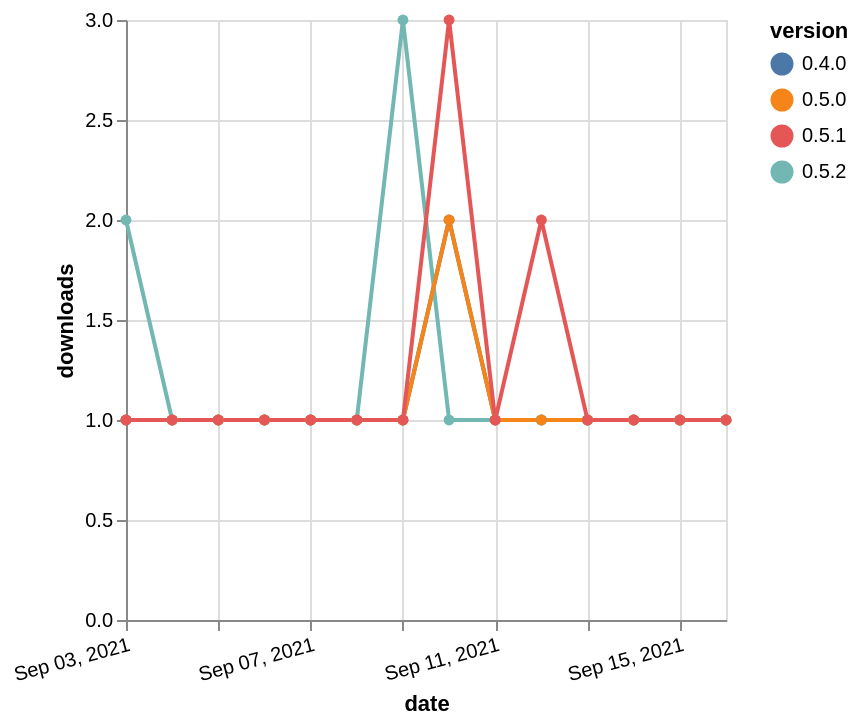

Write a Vega-Lite specification for this figure.
### Vega-Lite specification from a JSON file in a GitHub repository (floating-point values rounded to 4 significant figures)
{"$schema": "https://vega.github.io/schema/vega-lite/v5.json", "description": "A simple bar chart with embedded data.", "data": {"values": [{"date": "2021-09-03", "total": 164, "delta": 1, "version": "0.4.0"}, {"date": "2021-09-04", "total": 165, "delta": 1, "version": "0.4.0"}, {"date": "2021-09-05", "total": 166, "delta": 1, "version": "0.4.0"}, {"date": "2021-09-06", "total": 167, "delta": 1, "version": "0.4.0"}, {"date": "2021-09-07", "total": 168, "delta": 1, "version": "0.4.0"}, {"date": "2021-09-08", "total": 169, "delta": 1, "version": "0.4.0"}, {"date": "2021-09-09", "total": 170, "delta": 1, "version": "0.4.0"}, {"date": "2021-09-10", "total": 172, "delta": 2, "version": "0.4.0"}, {"date": "2021-09-11", "total": 173, "delta": 1, "version": "0.4.0"}, {"date": "2021-09-12", "total": 174, "delta": 1, "version": "0.4.0"}, {"date": "2021-09-13", "total": 175, "delta": 1, "version": "0.4.0"}, {"date": "2021-09-14", "total": 176, "delta": 1, "version": "0.4.0"}, {"date": "2021-09-15", "total": 177, "delta": 1, "version": "0.4.0"}, {"date": "2021-09-16", "total": 178, "delta": 1, "version": "0.4.0"}, {"date": "2021-09-03", "total": 120, "delta": 2, "version": "0.5.2"}, {"date": "2021-09-04", "total": 121, "delta": 1, "version": "0.5.2"}, {"date": "2021-09-05", "total": 122, "delta": 1, "version": "0.5.2"}, {"date": "2021-09-06", "total": 123, "delta": 1, "version": "0.5.2"}, {"date": "2021-09-07", "total": 124, "delta": 1, "version": "0.5.2"}, {"date": "2021-09-08", "total": 125, "delta": 1, "version": "0.5.2"}, {"date": "2021-09-09", "total": 128, "delta": 3, "version": "0.5.2"}, {"date": "2021-09-10", "total": 129, "delta": 1, "version": "0.5.2"}, {"date": "2021-09-11", "total": 130, "delta": 1, "version": "0.5.2"}, {"date": "2021-09-12", "total": 131, "delta": 1, "version": "0.5.2"}, {"date": "2021-09-13", "total": 132, "delta": 1, "version": "0.5.2"}, {"date": "2021-09-14", "total": 133, "delta": 1, "version": "0.5.2"}, {"date": "2021-09-15", "total": 134, "delta": 1, "version": "0.5.2"}, {"date": "2021-09-16", "total": 135, "delta": 1, "version": "0.5.2"}, {"date": "2021-09-03", "total": 173, "delta": 1, "version": "0.5.0"}, {"date": "2021-09-04", "total": 174, "delta": 1, "version": "0.5.0"}, {"date": "2021-09-05", "total": 175, "delta": 1, "version": "0.5.0"}, {"date": "2021-09-06", "total": 176, "delta": 1, "version": "0.5.0"}, {"date": "2021-09-07", "total": 177, "delta": 1, "version": "0.5.0"}, {"date": "2021-09-08", "total": 178, "delta": 1, "version": "0.5.0"}, {"date": "2021-09-09", "total": 179, "delta": 1, "version": "0.5.0"}, {"date": "2021-09-10", "total": 181, "delta": 2, "version": "0.5.0"}, {"date": "2021-09-11", "total": 182, "delta": 1, "version": "0.5.0"}, {"date": "2021-09-12", "total": 183, "delta": 1, "version": "0.5.0"}, {"date": "2021-09-13", "total": 184, "delta": 1, "version": "0.5.0"}, {"date": "2021-09-14", "total": 185, "delta": 1, "version": "0.5.0"}, {"date": "2021-09-15", "total": 186, "delta": 1, "version": "0.5.0"}, {"date": "2021-09-16", "total": 187, "delta": 1, "version": "0.5.0"}, {"date": "2021-09-03", "total": 256, "delta": 1, "version": "0.5.1"}, {"date": "2021-09-04", "total": 257, "delta": 1, "version": "0.5.1"}, {"date": "2021-09-05", "total": 258, "delta": 1, "version": "0.5.1"}, {"date": "2021-09-06", "total": 259, "delta": 1, "version": "0.5.1"}, {"date": "2021-09-07", "total": 260, "delta": 1, "version": "0.5.1"}, {"date": "2021-09-08", "total": 261, "delta": 1, "version": "0.5.1"}, {"date": "2021-09-09", "total": 262, "delta": 1, "version": "0.5.1"}, {"date": "2021-09-10", "total": 265, "delta": 3, "version": "0.5.1"}, {"date": "2021-09-11", "total": 266, "delta": 1, "version": "0.5.1"}, {"date": "2021-09-12", "total": 268, "delta": 2, "version": "0.5.1"}, {"date": "2021-09-13", "total": 269, "delta": 1, "version": "0.5.1"}, {"date": "2021-09-14", "total": 270, "delta": 1, "version": "0.5.1"}, {"date": "2021-09-15", "total": 271, "delta": 1, "version": "0.5.1"}, {"date": "2021-09-16", "total": 272, "delta": 1, "version": "0.5.1"}]}, "width": "container", "mark": {"type": "line", "point": {"filled": true}}, "encoding": {"x": {"field": "date", "type": "temporal", "timeUnit": "yearmonthdate", "title": "date", "axis": {"labelAngle": -15}}, "y": {"field": "delta", "type": "quantitative", "title": "downloads"}, "color": {"field": "version", "type": "nominal"}, "tooltip": {"field": "delta"}}}
